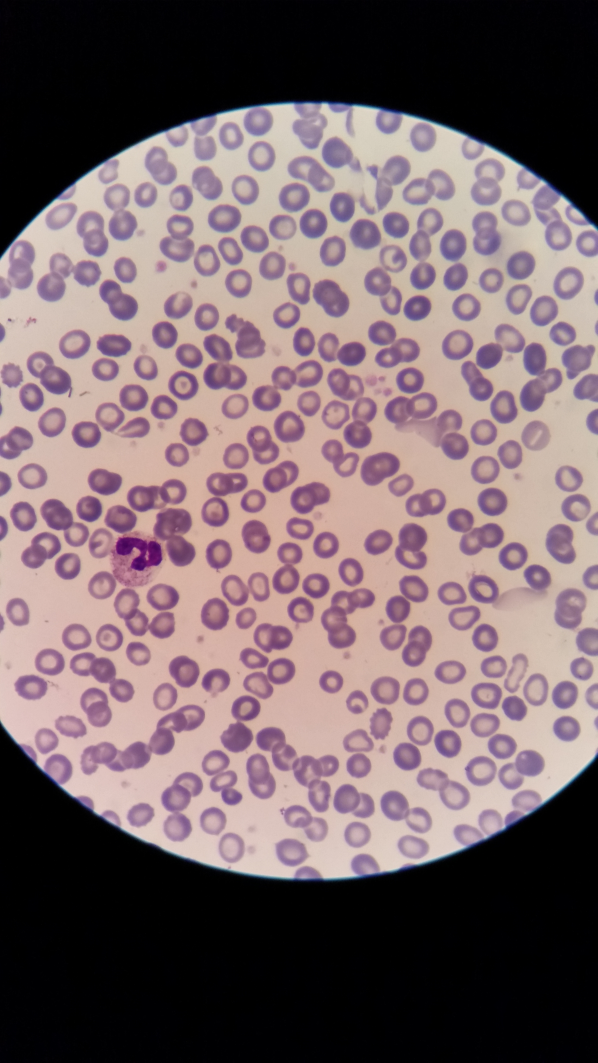
#> input picture Images/20161103_143709.jpg, 2988 x 5312 px (shown at 1/5 size); its folder holds only this picture in this run
$ python T3.py
#> lines starting #> are read from the running program, lines starting #| are printed output that depends on the picture; after the words box and inside, x2 and y2 are one past the last pixel; in counts of white or black regions, pixels touching at a corner belong together
#> further down, image_bgr is the input picture: shape (5312, 2988, 3); mean B, G, R 105.7, 101.7, 120.1
import cv2
import numpy as np
import os

def color_threshold(image):
    hsv_image = cv2.cvtColor(image, cv2.COLOR_BGR2HSV)
#> hsv_image: shape (5312, 2988, 3); mean H, S, V 82.2, 74.1, 122
    lower_hsv = np.array([103, 67, 181])
    upper_hsv = np.array([179, 172, 250])
    mask = cv2.inRange(hsv_image, lower_hsv, upper_hsv)
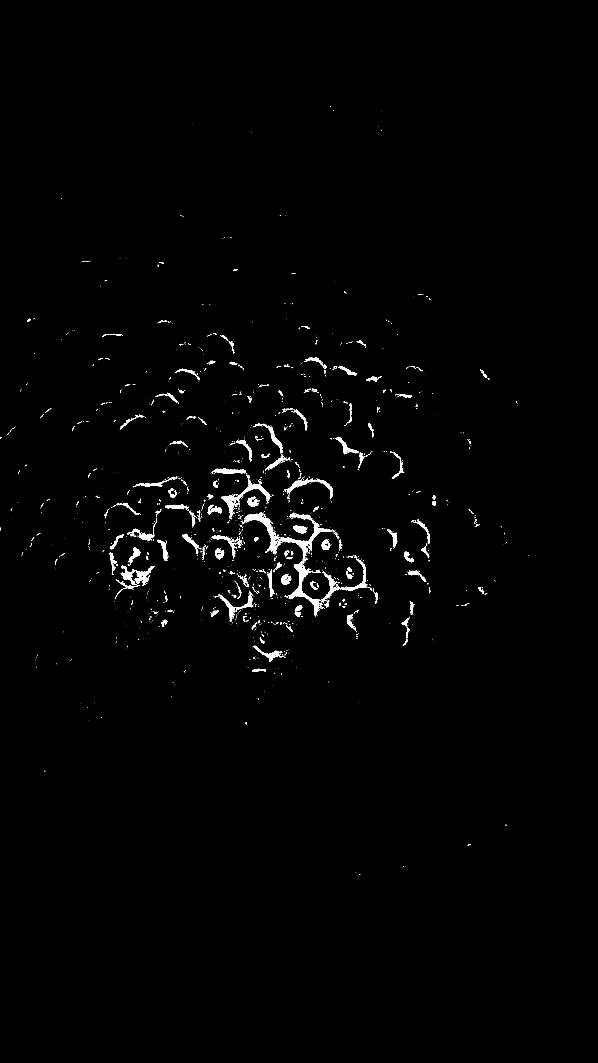
#> mask: shape (5312, 2988) (shown at 1/5 size); 0.83% white; 2408 white regions (2019 under 20 px)
    result = cv2.bitwise_or(image, image, mask=mask)
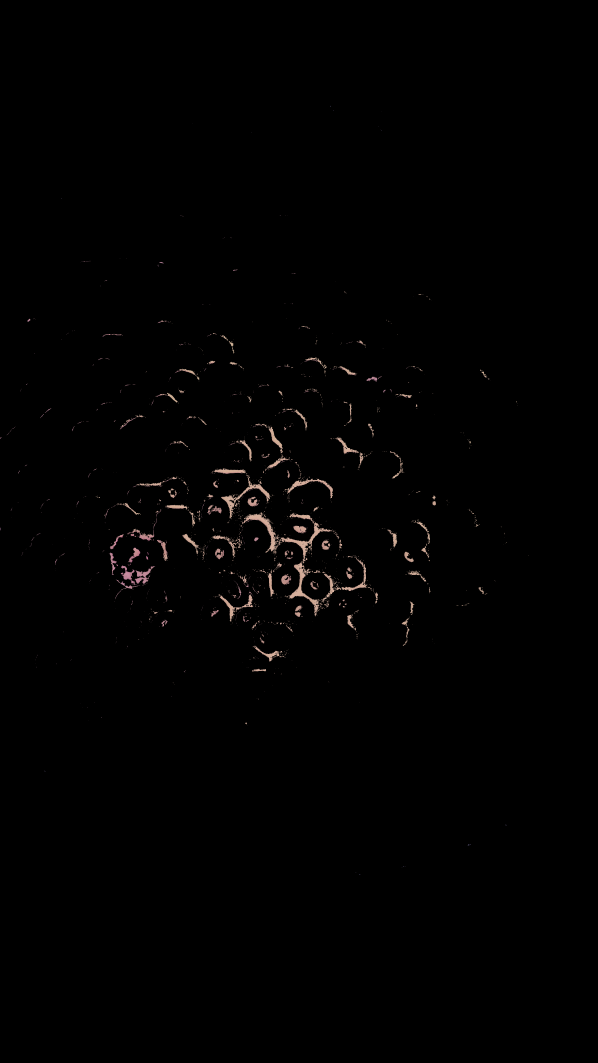
#> result: shape (5312, 2988, 3) (shown at 1/5 size); mean R, G, B 1.7, 1.3, 1.2
    return result, mask

def merge_overlapping_boxes(boxes, overlap_threshold):
    merged_boxes = []

    for current_box in boxes:
        x1, y1, w1, h1 = current_box
        merged = False

        for i, merged_box in enumerate(merged_boxes):
            x2, y2, w2, h2 = merged_box
            it_x1 = max(x1, x2)
            it_y1 = max(y1, y2)
            it_x2 = min(x1 + w1, x2 + w2)
            it_y2 = min(y1 + h1, y2 + h2)

            it_area = max(0, it_x2 - it_x1 + 1) * max(0, it_y2 - it_y1 + 1)
            area1 = w1 * h1
            area2 = w2 * h2
            overlap_ratio = it_area / min(area1, area2)

            if overlap_ratio > overlap_threshold:
                x_merge = min(x1, x2)
                y_merge = min(y1, y2)
                w_merge = max(x1 + w1, x2 + w2) - x_merge
                h_merge = max(y1 + h1, y2 + h2) - y_merge
                merged_boxes[i] = (x_merge, y_merge, w_merge, h_merge)
                merged = True
                break

        if not merged:
            merged_boxes.append(current_box)

    return merged_boxes

input_dir = 'Images'
output_dir = 'Results'
os.makedirs(output_dir, exist_ok=True)

min_contour_area = 1200
overlap_threshold = 0.2

for filename in os.listdir(input_dir):
    if filename.endswith('.jpg') or filename.endswith('.png'):
        input_img_path = os.path.join(input_dir, filename)
        image_bgr = cv2.imread(input_img_path)
        if image_bgr is not None:
            image_rgb = cv2.cvtColor(image_bgr, cv2.COLOR_BGR2RGB)
            tim, mask = color_threshold(image_rgb)


            contours, _ = cv2.findContours(mask, cv2.RETR_EXTERNAL, cv2.CHAIN_APPROX_SIMPLE)
#> contours = 2405 contours, 2145 with area under 20; largest, box (x1, y1, x2, y2) and area: (1442, 2804, 1596, 3082) 7136, (1105, 2383, 1353, 2593) 6312, (1210, 2560, 1392, 2765) 6202, (1404, 2612, 1660, 2816) 6080, (1436, 2394, 1665, 2496) 3618


            boxes = []
            for contour in contours:
                area = cv2.contourArea(contour)
                if area > min_contour_area:
                    x, y, w, h = cv2.boundingRect(contour)
                    boxes.append((x-20, y-20, w+40, h+40))
#> this loop made 2405 passes
#> (area, x, y, w, h) on passes 106, 466, 476, 662, 677, 684, 775, 778: (1883.5, 1264, 3228, 132, 80), (1973, 1098, 2977, 79, 131), (1377.5, 1178, 2973, 88, 85), (1562.5, 1406, 2872, 50, 52), (1657.5, 1618, 2868, 56, 120), (1350, 1339, 2866, 33, 118), (2770.5, 674, 2831, 101, 89), (2163, 604, 2827, 78, 97)
#> after the loop, boxes = 26 items, first 6: (1244, 3208, 172, 120), (1078, 2957, 119, 171), (1158, 2953, 128, 125), (1386, 2852, 90, 92), (1598, 2848, 96, 160), (1319, 2846, 73, 158)


            merged_boxes = merge_overlapping_boxes(boxes, overlap_threshold)
#> the loop in merge_overlapping_boxes, `for current_box in boxes:` made 26 passes
#> after the loop in merge_overlapping_boxes, `for current_box in boxes:`: merged_boxes = 15 items, first 6: (1244, 3208, 172, 120), (1078, 2953, 208, 175), (1386, 2784, 230, 318), (1598, 2848, 96, 160), (1319, 2846, 73, 158), (584, 2623, 276, 321)


            for (x, y, w, h) in merged_boxes:
                cv2.rectangle(image_rgb, (x, y), (x + w, y + h), (0, 255, 0), 2)
#> this loop made 15 passes
            tim_bgr = cv2.cvtColor(image_rgb, cv2.COLOR_RGB2BGR)
            output_img_path = os.path.join(output_dir, filename)
            cv2.imwrite(output_img_path, tim_bgr)
            print(f"Processed: {filename}")

print("Done:", output_dir)

$ run again, on Images/20161103_144127.jpg
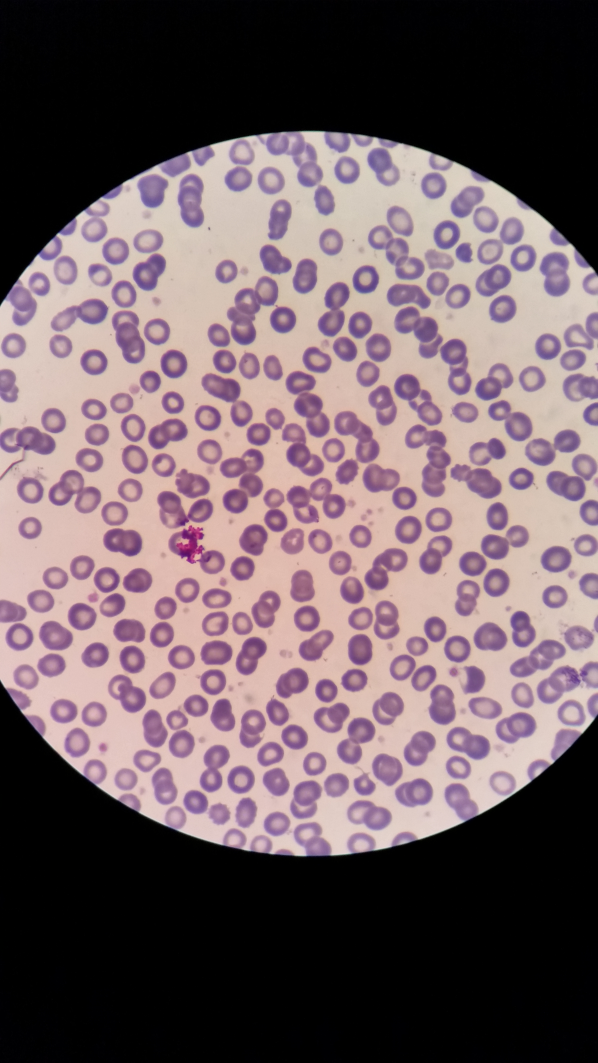
#> input picture Images/20161103_144127.jpg, 2988 x 5312 px (shown at 1/5 size)
#> image_bgr is the input picture: shape (5312, 2988, 3); mean B, G, R 99.7, 94.5, 112.3
#> hsv_image: shape (5312, 2988, 3); mean H, S, V 76, 43.1, 113.7
#> in color_threshold, `mask = cv2.inRange(hsv_image, lower_hsv, upper_hsv)`:
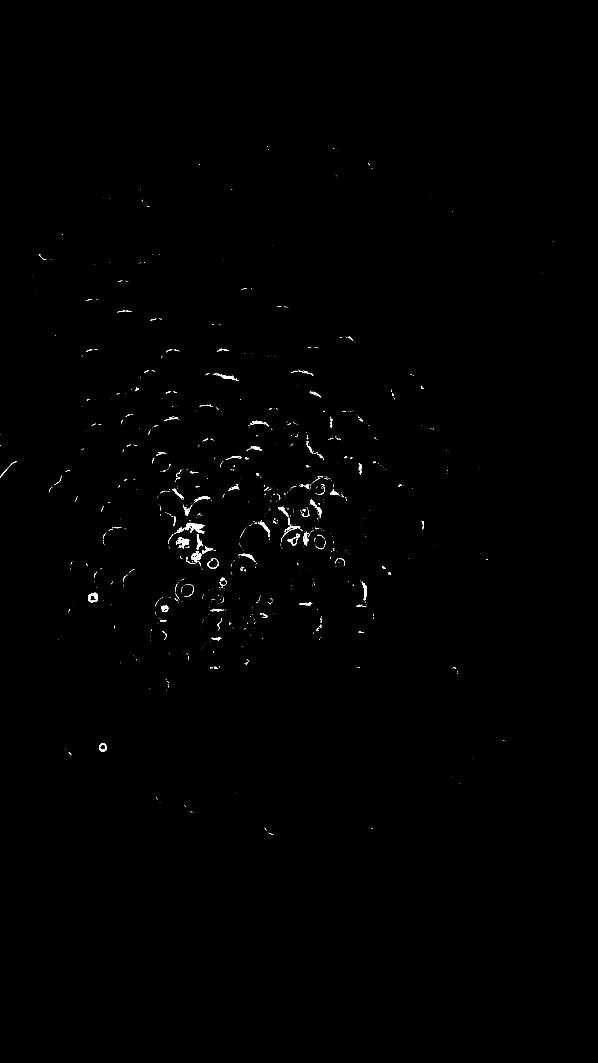
#> mask: shape (5312, 2988) (shown at 1/5 size); 0.22% white; 1439 white regions (1225 under 20 px)
#> contours = 1434 contours, 1306 with area under 20; largest, box (x1, y1, x2, y2) and area: (884, 2614, 1022, 2669) 2537, (440, 2964, 488, 3011) 1742, (955, 2757, 1006, 2826) 1524, (879, 2685, 946, 2742) 1521, (1438, 2669, 1500, 2728) 1375
#> the loop `for contour in contours:` made 1434 passes
#> (area, x, y, w, h) on passes 280, 465, 544, 562, 634: (1742.5, 440, 2964, 48, 47), (1524.5, 955, 2757, 51, 69), (1521, 879, 2685, 67, 57), (1375, 1438, 2669, 62, 59), (2537, 884, 2614, 138, 55)
#> after the loop `for contour in contours:`: boxes = [(420, 2944, 88, 87), (935, 2737, 91, 109), (859, 2665, 107, 97), (1418, 2649, 102, 99), (864, 2594, 178, 95)]
#> the loop in merge_overlapping_boxes, `for current_box in boxes:` made 5 passes
#> after the loop in merge_overlapping_boxes, `for current_box in boxes:`: merged_boxes = [(420, 2944, 88, 87), (935, 2737, 91, 109), (859, 2594, 183, 168), (1418, 2649, 102, 99)]
#> the loop `for (x, y, w, h) in merged_boxes:` made 4 passes

$ run again, on Images/20161103_144203.jpg
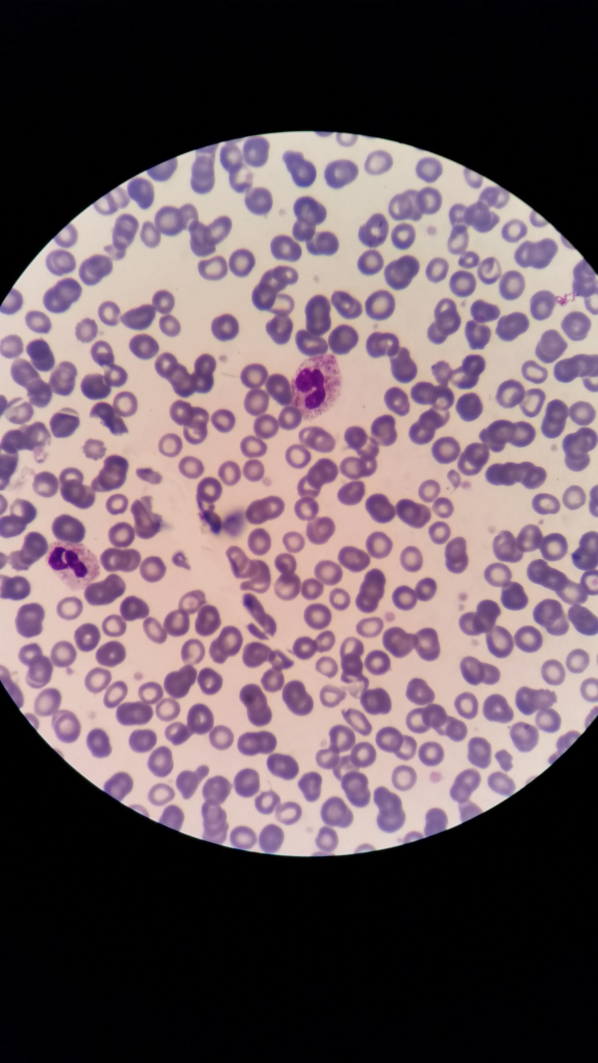
#> input picture Images/20161103_144203.jpg, 2988 x 5312 px (shown at 1/5 size)
#> image_bgr is the input picture: shape (5312, 2988, 3); mean B, G, R 98, 91, 108.1
#> hsv_image: shape (5312, 2988, 3); mean H, S, V 79.2, 73.5, 110.8
#> in color_threshold, `mask = cv2.inRange(hsv_image, lower_hsv, upper_hsv)`:
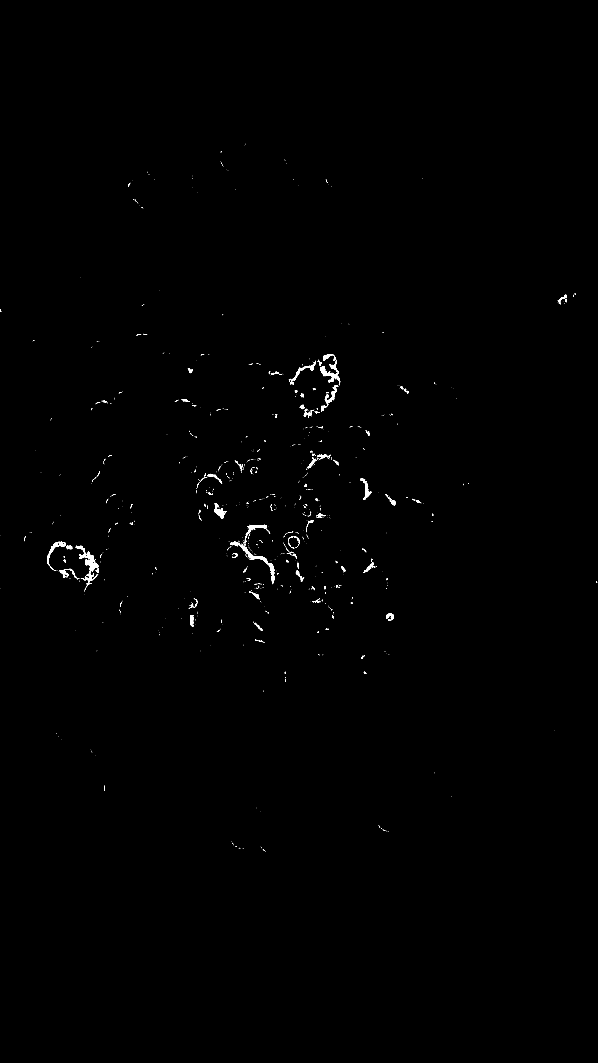
#> mask: shape (5312, 2988) (shown at 1/5 size); 0.27% white; 1101 white regions (930 under 20 px)
#> contours = 1101 contours, 996 with area under 20; largest, box (x1, y1, x2, y2) and area: (379, 2728, 494, 2912) 4320, (1204, 2725, 1374, 2921) 3267, (1600, 1781, 1701, 1926) 2930, (235, 2708, 329, 2854) 1923, (1072, 2517, 1126, 2593) 1560
#> the loop `for contour in contours:` made 1101 passes
#> (area, x, y, w, h) on passes 381, 387, 408, 474, 579, 1004, 1012: (4319.5, 379, 2728, 115, 184), (3267, 1204, 2725, 170, 196), (1923, 235, 2708, 94, 146), (1501.5, 1227, 2624, 115, 65), (1560, 1072, 2517, 54, 76), (1553.5, 1450, 1810, 130, 113), (2930.5, 1600, 1781, 101, 145)
#> after the loop `for contour in contours:`: boxes = [(359, 2708, 155, 224), (1184, 2705, 210, 236), (215, 2688, 134, 186), (1207, 2604, 155, 105), (1052, 2497, 94, 116), (1430, 1790, 170, 153), (1580, 1761, 141, 185)]
#> the loop in merge_overlapping_boxes, `for current_box in boxes:` made 7 passes
#> after the loop in merge_overlapping_boxes, `for current_box in boxes:`: merged_boxes has the same summary as boxes outside merge_overlapping_boxes
#> `merged_boxes = merge_overlapping_boxes(boxes, overlap_threshold)`: merged_boxes has the same summary as boxes
#> the loop `for (x, y, w, h) in merged_boxes:` made 7 passes

$ run again, on Images/20161103_144423.jpg
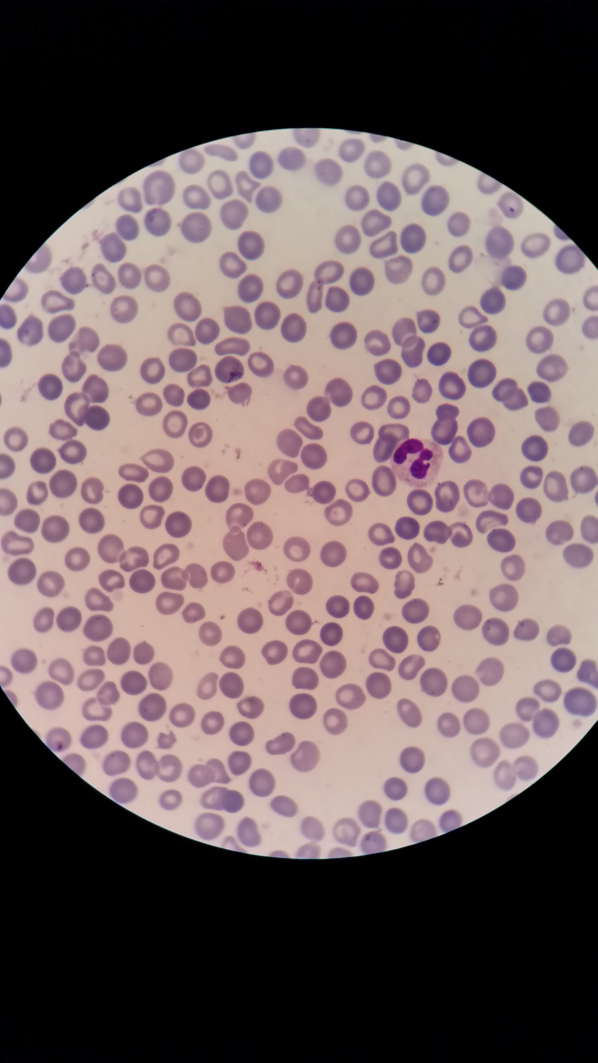
#> input picture Images/20161103_144423.jpg, 2988 x 5312 px (shown at 1/5 size)
#> image_bgr is the input picture: shape (5312, 2988, 3); mean B, G, R 94.3, 92.4, 108.9
#> hsv_image: shape (5312, 2988, 3); mean H, S, V 74.4, 47.7, 109.4
#> in color_threshold, `mask = cv2.inRange(hsv_image, lower_hsv, upper_hsv)`:
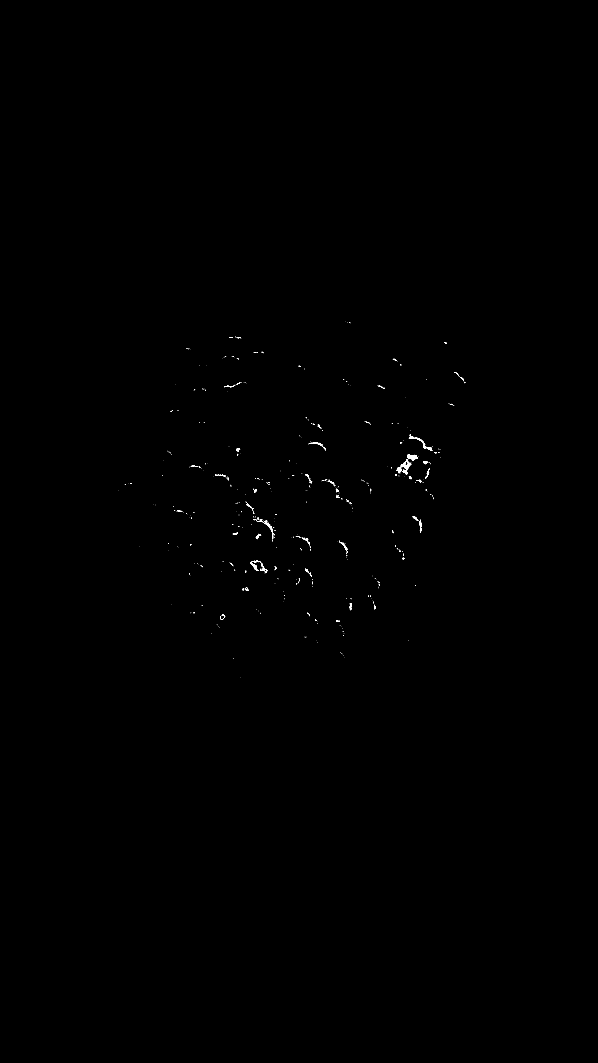
#> mask: shape (5312, 2988) (shown at 1/5 size); 0.08% white; 613 white regions (533 under 20 px)
#> contours = 613 contours, 565 with area under 20; largest, box (x1, y1, x2, y2) and area: (2004, 2296, 2056, 2372) 1364, (1252, 2802, 1336, 2866) 905, (2044, 2180, 2160, 2254) 872, (1317, 2602, 1367, 2694) 464, (2035, 2272, 2063, 2296) 424
#> the loop `for contour in contours:` made 613 passes
#> (area, x, y, w, h) on pass 447: (1363.5, 2004, 2296, 52, 76)
#> after the loop `for contour in contours:`: boxes = [(1984, 2276, 92, 116)]
#> the loop in merge_overlapping_boxes, `for current_box in boxes:` made 1 pass
#> the loop `for (x, y, w, h) in merged_boxes:` made 1 pass
